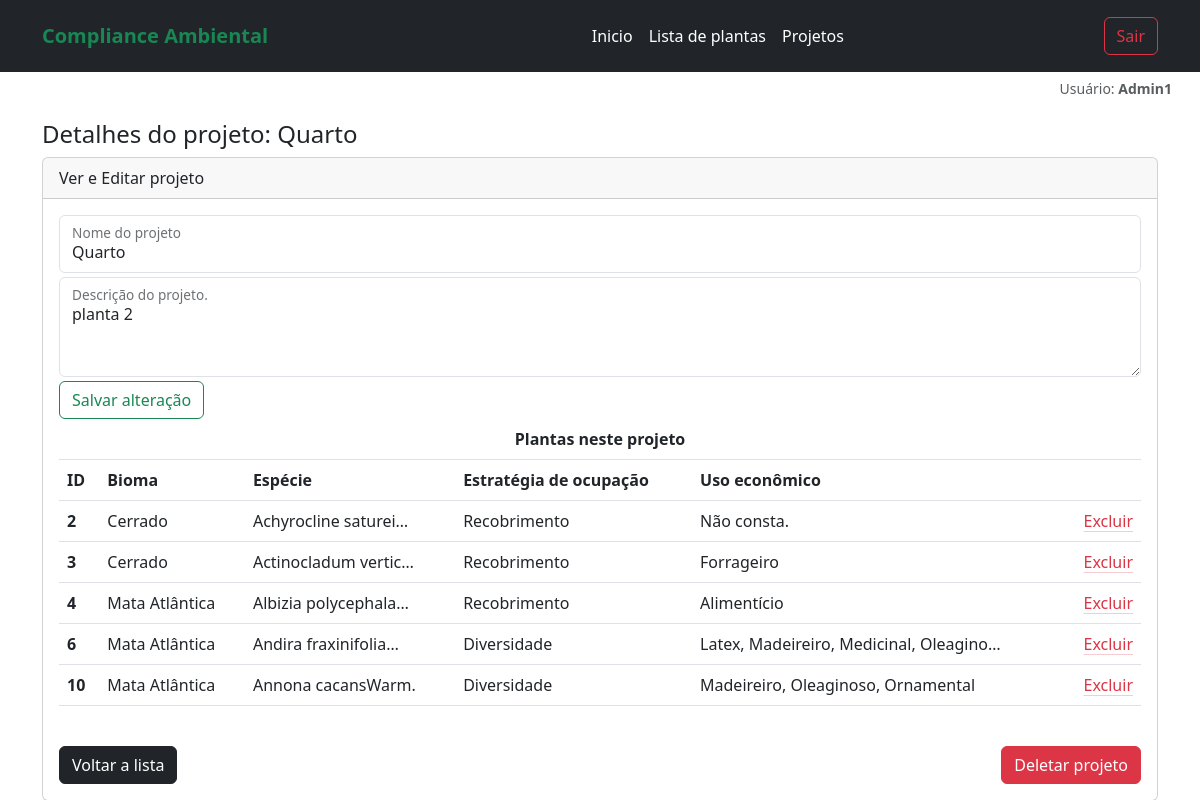
The page /auth/detalhe_projeto/7 (signed in) on the database its author committed.
### app_plantas/models.py (models this page shows)
class Projetos(models.Model):
    id_projeto = models.AutoField(primary_key=True)
    nome = models.TextField(max_length=100)
    descricao = models.TextField(max_length=1024)
    plantas = models.ManyToManyField(Plantas, related_name="projetos")

class Plantas(models.Model):
    id_planta = models.AutoField(primary_key=True)
    especie= models.TextField(max_length=256)
    nome_popular= models.TextField(max_length=256)
    sinonimia= models.TextField(max_length=256)
    familia= models.TextField(max_length=256)
    bioma= models.TextField(max_length=256)
    formacao_vegetal= models.TextField(max_length=51)
    fitofisionomias= models.TextField(max_length=512)
    presenca_nos_estados= models.TextField(max_length=256)
    risco_extincao= models.TextField(max_length=51)
    periodo_coleta_sementes= models.TextField(max_length=51)
    beneficiamento_sementes= models.TextField(max_length=512)
    porcentagem_germinacao= models.TextField(max_length=51)
    substrato_muda= models.TextField(max_length=512)
    desenvolvimento_muda_viveiro= models.TextField(max_length=512)
    numero_sementes_kg= models.TextField(max_length=51)
    armazenamento= models.TextField(max_length=512)
    semeadura= models.TextField(max_length=512)
    nivel_sombreamento_muda_viveiro= models.TextField(max_length=512)
    tolerancia_sombra= models.TextField(max_length=512)
    estrategia_ecologica_ocupacao= models.TextField(max_length=512)
    desenvolvimento_muda_campo= models.TextField(max_length=512)
    recomendacao_adubacao_plantio_campo= models.TextField(max_length=512)
    porte_da_planta= models.TextField(max_length=51)
    periodo_floracao= models.TextField(max_length=512)
    periodo_frutificacao= models.TextField(max_length=512)
    uso_economico= models.TextField(max_length=51)
    caduciflora= models.TextField(max_length=51)
    polinizacao= models.TextField(max_length=51)
    dispersao= models.TextField(max_length=51)

### app_plantas/views.py (the view)
# urls.py: path('detalhe_projeto/<int:id_projeto>', views.detalhe_projeto, name='detalhe_projeto'),
@login_required(login_url="/auth/login/")
def detalhe_projeto(request, id_projeto):
    projeto = Projetos.objects.get(id_projeto=id_projeto)
    aux_list = projeto.plantas.all()
    context = {"plantas_list": aux_list, "projeto": projeto}
    return render(request, "users/detalhe_projeto.html", context)

### app_plantas/templates/users/detalhe_projeto.html
{% extends 'basico/menu.html' %}
{% block content %}
<div class="container">
    <H4>Detalhes do projeto: {{projeto.nome}}</H4>
    <div class="card">
        <div class="card-header">
            Ver e Editar projeto
        </div>
        <div class="card-body">
            <form action="{% url 'altera_projeto' projeto.id_projeto %}" method="post">{% csrf_token %}
                <div class="form-floating mb-1">
                    <input type="text" class="form-control" id="floatingInput" value="{{projeto.nome}}" name="titulo">
                    <label for="floatingInput">Nome do projeto</label>
                </div>
                <div class="form-floating mb-1">
                    <textarea class="form-control" value="{{projeto.descricao}}" id="floatingTextarea2"
                        style="height: 100px" name="descricao">{{projeto.descricao}}</textarea>
                    <label for="floatingTextarea2">Descrição do projeto.</label>
                </div>
                <button type="submit" class="btn btn-outline-success">Salvar alteração</button>
            </form>
            <table class="table align-middle table-hover text-break">
                <thead>
                    <tr class="text-center">
                        <th scope="row " colspan="6">Plantas neste projeto</th>
                    </tr>
                    <tr class="text-start">
                        <th scope="row " colspan="1">ID</th>
                        <th scope="row " colspan="1">Bioma</th>
                        <th scope="row " colspan="1">Espécie</th>
                        <th scope="row " colspan="1">Estratégia de ocupação</th>
                        <th scope="row " colspan="2">Uso econômico</th>
                    </tr>
                </thead>
                <tbody>
                    {% for planta in plantas_list %}
                    <tr>
                        <th scope="row">{{planta.id_planta}}</th>
                        <td>{{planta.bioma}}</td>
                        <td>{{planta.especie|truncatechars:20}}</td>
                        <td>{{planta.estrategia_ecologica_ocupacao|truncatechars:20}}</td>
                        <td>{{planta.uso_economico|truncatechars:40}}</td>
                        <td class="text-end">
                            <a href="{% url 'remove_planta' planta.id_planta projeto.id_projeto %}"
                                class="link-danger link-offset-2 link-underline-opacity-25 link-underline-opacity-100-hover">
                                Excluir
                            </a>
                        </td>
                    </tr>
                    {% endfor %}
                </tbody>
            </table>
            <div class="b-example-divider text-end">
                <br>
            </div>
            <div class="d-flex justify-content-between">
                <a href="{% url 'projetos' %}" class="btn btn-dark">Voltar a lista</a>
                <a href="{% url 'deleta_projeto' projeto.id_projeto %}" class="btn btn-danger">Deletar projeto</a>
            </div>
        </div>
    </div>
</div>
{% endblock %}

### app_plantas/templates/basico/menu.html (shortened to what this page needs)
<!doctype html>
<html lang="en">
<head>
    <link href="https://cdn.jsdelivr.net/npm/bootstrap@5.3.0-alpha3/dist/css/bootstrap.min.css" rel="stylesheet"
>
</head>
<body>
    <header class="p-3 text-bg-dark">
        <div class="container">
            <div class="d-flex flex-wrap align-items-center justify-content-lg-start">
                <a href="/"
                    class="d-flex align-items-center mb-2 mb-lg-0 fs-5 fw-semibold text-success text-decoration-none">
                    Compliance Ambiental
                </a>
                {% if user.is_authenticated %}
                <ul class="nav col-12 col-lg-auto me-lg-auto mb-2 justify-content-center mb-md-0">
                    <li class="px-3 text-white"></li>
                    <li><a href="{% url 'plataforma' %}" class="nav-link px-2 text-white">Inicio</a></li>
                    <li><a href="{% url 'plantas' %}" class="nav-link px-2 text-white">Lista de plantas</a></li>
                    <li><a href="{% url 'projetos' %}" class="nav-link px-2 text-white">Projetos</a></li>
                </ul>
                {% endif %}
                <div class="text-end">
                    {% if user.is_authenticated %}
                    <a href="{% url 'logout_app' %}" type="button" role="button" class="btn btn-outline-danger">Sair</a>
                    {% else %}
                    <a href="{% url 'login_app' %}" type="button" role="button"
                        class="btn btn-outline-light me-2">Entrar</a>
                    <a href="{% url 'cadastro' %}" type="button" role="button"
                        class="btn btn-outline-warning">Cadastre-se</a>
                    {% endif %}
                </div>
            </div>
        </div>
    </header>
    <div class="b-example-divider text-end">
        {% if user.is_authenticated %}
        <p class="p-1 fs-6">
            <small class="text-muted me-4">Usuário: <b>{{user.username}}</b></small>
        </p>
        {% else %}
        <br>
        {% endif %}
    </div>
    {% block content %}
    {% endblock %}
</body>
</html>

### rows shown on the page
Projetos: nome "Quarto", titulo "Quarto", descricao "planta 2"
Plantas: id_planta "2", bioma "Cerrado", especie "Achyrocline saturei…", estrategia_ecologica_ocupacao "Recobrimento", uso_economico "Não consta."
Plantas: id_planta "3", bioma "Cerrado", especie "Actinocladum vertic…", estrategia_ecologica_ocupacao "Recobrimento", uso_economico "Forrageiro"
Plantas: id_planta "4", bioma "Mata Atlântica", especie "Albizia polycephala…", estrategia_ecologica_ocupacao "Recobrimento", uso_economico "Alimentício"
Plantas: id_planta "6", bioma "Mata Atlântica", especie "Andira fraxinifolia…", estrategia_ecologica_ocupacao "Diversidade", uso_economico "Latex, Madeireiro, Medicinal, Oleagino…"
Plantas: id_planta "10", bioma "Mata Atlântica", especie "Annona cacansWarm.", estrategia_ecologica_ocupacao "Diversidade", uso_economico "Madeireiro, Oleaginoso, Ornamental"

### other values the page prints
{{ user.username }} "Admin1"
